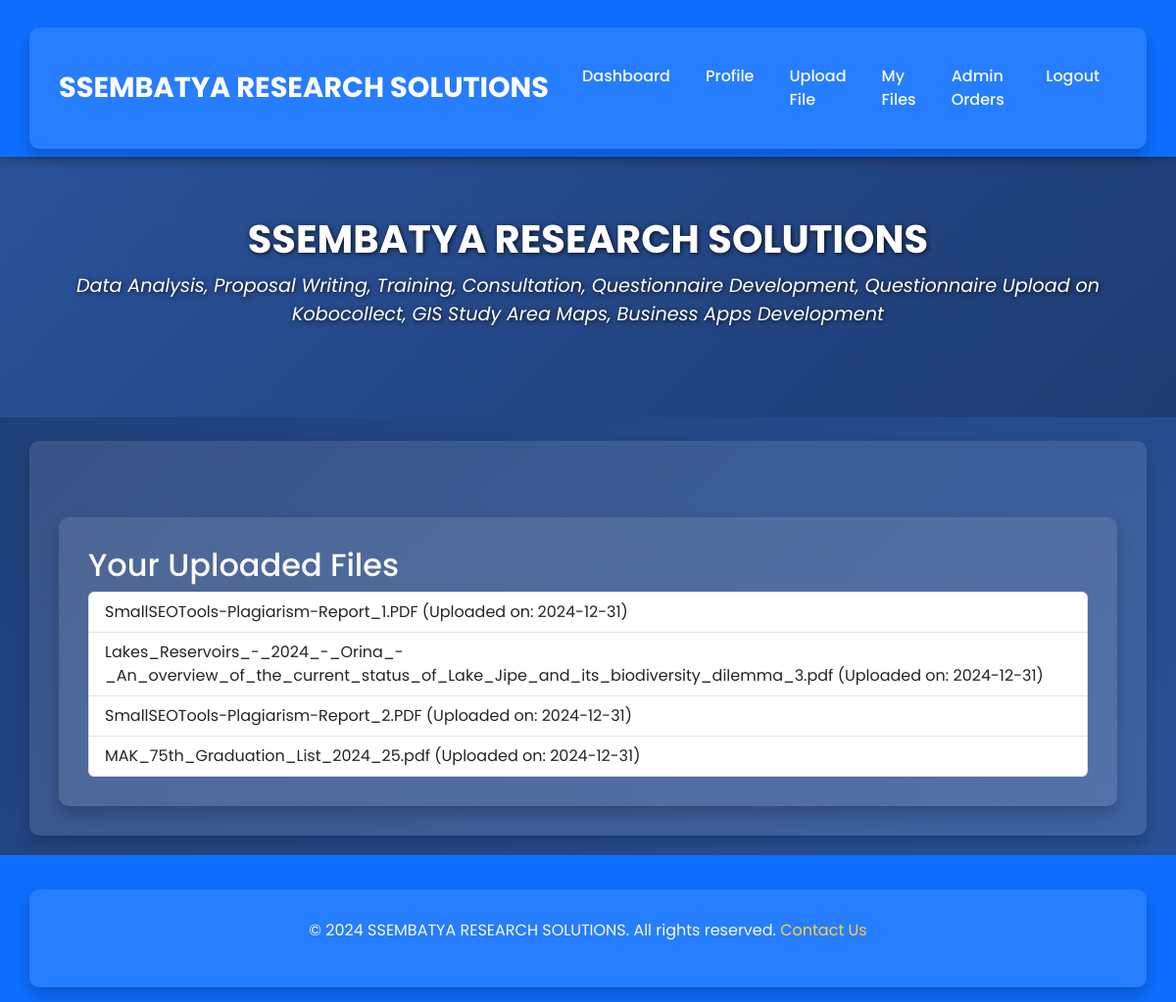
/files (signed in), run on the app's committed database.
### tables this page shows
CREATE TABLE files (
            id INTEGER PRIMARY KEY AUTOINCREMENT,
            user_id INTEGER,
            filename TEXT,
            upload_date TEXT,
            FOREIGN KEY(user_id) REFERENCES users(id)
        );

### app.py (the view)
@app.route('/files')
@login_required
def view_files():
    conn = sqlite3.connect('database.db')
    cursor = conn.cursor()
    cursor.execute("SELECT filename, upload_date FROM files WHERE user_id = ?", (current_user.id,))
    files = cursor.fetchall()
    conn.close()
    return render_template('files.html', files=files, company_name=app.config['COMPANY_NAME'], services_outline=app.config['SERVICES_OUTLINE'])

### app.py (called while the page is built)
@login_manager.user_loader
def load_user(user_id):
    conn = sqlite3.connect('database.db')
    cursor = conn.cursor()
    cursor.execute("SELECT id, username, is_admin FROM users WHERE id = ?", (user_id,))
    user = cursor.fetchone()
    conn.close()
    if user:
        return User(id=user[0], username=user[1], is_admin=user[2])
    return None

### templates/files.html
{% extends "base.html" %}
{% block content %}
<div class="container mt-5">
    <h2>Your Uploaded Files</h2>
    <ul class="list-group">
        {% for file, upload_date in files %}
        <li class="list-group-item">
            {{ file }} (Uploaded on: {{ upload_date }})
        </li>
        {% endfor %}
    </ul>
</div>
{% endblock %}

### templates/base.html (style rules this page uses)
body { font-family: 'Poppins', sans-serif; margin: 0; padding: 0; background: linear-gradient(135deg, #1e3c72, #2a5298); color: #f8f9fa; }
.container { background: rgba(255, 255, 255, 0.1); color: #f8f9fa; border-radius: 10px; padding: 30px; box-shadow: 0 8px 15px rgba(0, 0, 0, 0.2); margin-top: 20px; }

### data on the page
files: filename "SmallSEOTools-Plagiarism-Report_1.PDF", upload_date "2024-12-31"
files: filename "Lakes_Reservoirs_-_2024_-_Orina_-_An_overview_of_the_current_status_of_Lake_Jipe_and_its_biodiversity_dilemma_3.pdf", upload_date "2024-12-31"
files: filename "SmallSEOTools-Plagiarism-Report_2.PDF", upload_date "2024-12-31"
files: filename "MAK_75th_Graduation_List_2024_25.pdf", upload_date "2024-12-31"

### other printed values
{{ company_name }} "SSEMBATYA RESEARCH SOLUTIONS"
{{ services_outline }} "Data Analysis, Proposal Writing, Training, Consultation, Questionnaire Development, Questionnaire Upload on Kobocollect, GIS Study Area Maps, Business Apps Development"
